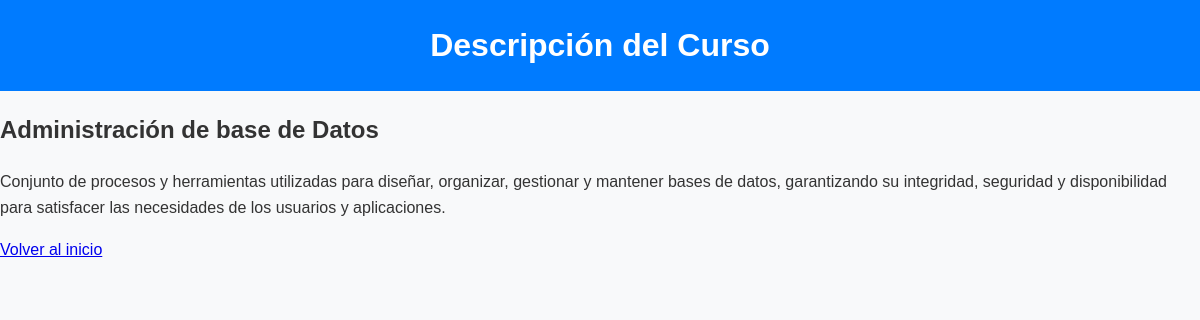
/descripcion_curso.php?id=3, run on the app's committed database.
### tables this page shows
CREATE TABLE `cursos` (
  `id` int(11) NOT NULL,
  `nombre` varchar(100) NOT NULL,
  `descripcion` text DEFAULT NULL,
  `fecha_inicio` date NOT NULL,
  `fecha_fin` date NOT NULL
);

### descripcion_curso.php (the view, shortened to what this page needs)
<?php
include('include/conexion.php');
if (isset($_GET['id'])) {
    $curso_id = $_GET['id'];
    $sql = "SELECT nombre, descripcion FROM cursos WHERE id = ?";
    $stmt = $conn->prepare($sql);
    $stmt->bind_param("i", $curso_id);
    $stmt->execute();
    $resultado = $stmt->get_result();
    if ($resultado->num_rows > 0) {
        $curso = $resultado->fetch_assoc();
    } else {
        echo "Curso no encontrado.";
        exit;
    }
} else {
    echo "ID de curso no especificado.";
    exit;
}
?>
<!DOCTYPE html>
<html lang="es">
<head>
    <link rel="stylesheet" href="style.css">
</head>
<body>
    <div class="contenedor">
        <header class="titulo-curso">
            <h1>Descripción del Curso</h1>
        </header>
        <section class="descripcion-curso">
            <h2><?php echo htmlspecialchars($curso['nombre']); ?></h2>
            <p><?php echo nl2br(htmlspecialchars($curso['descripcion'])); ?></p>
            <a href="index.php" class="btn-volver">Volver al inicio</a>
        </section>
    </div>
</body>
</html>

### style.css (style rules this page uses)
body { font-family: Arial, sans-serif; margin: 0; padding: 0; }
header { background-color: #007BFF; color: white; padding: 20px; text-align: center; }
body { font-family: Arial, sans-serif; margin: 0; padding: 0; background-color: #f8f9fa; color: #333; line-height: 1.6; }
header h1 { margin: 0; font-size: 2em; }

### data on the page
cursos: nombre "Administración de base de Datos", descripcion "Conjunto de procesos y herramientas utilizadas para diseñar, organizar, gestionar y mantener bases de datos, garantizando su integridad, seguridad y disponibilidad para satisfacer las necesidades de los usuarios y aplicaciones."
